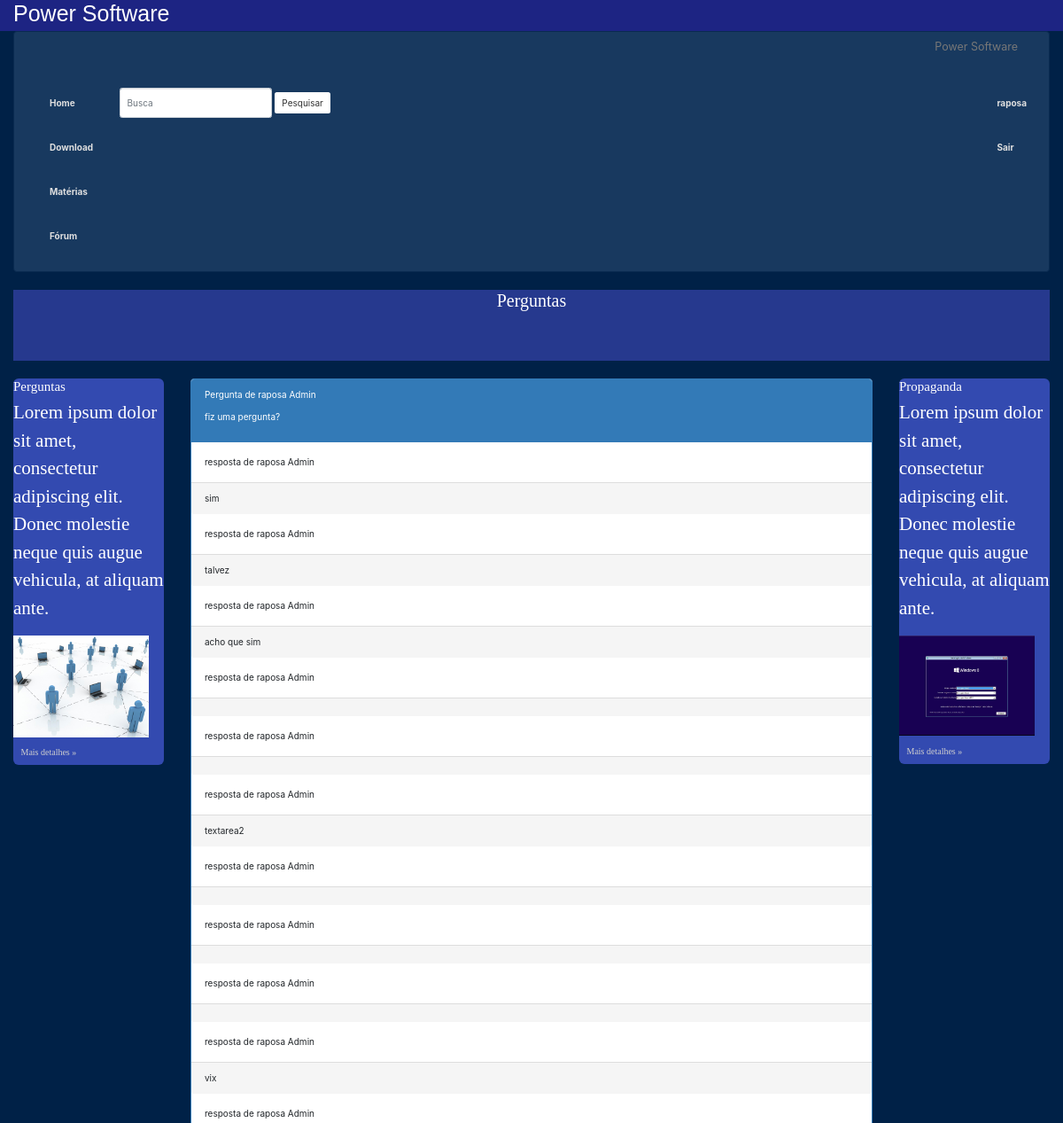
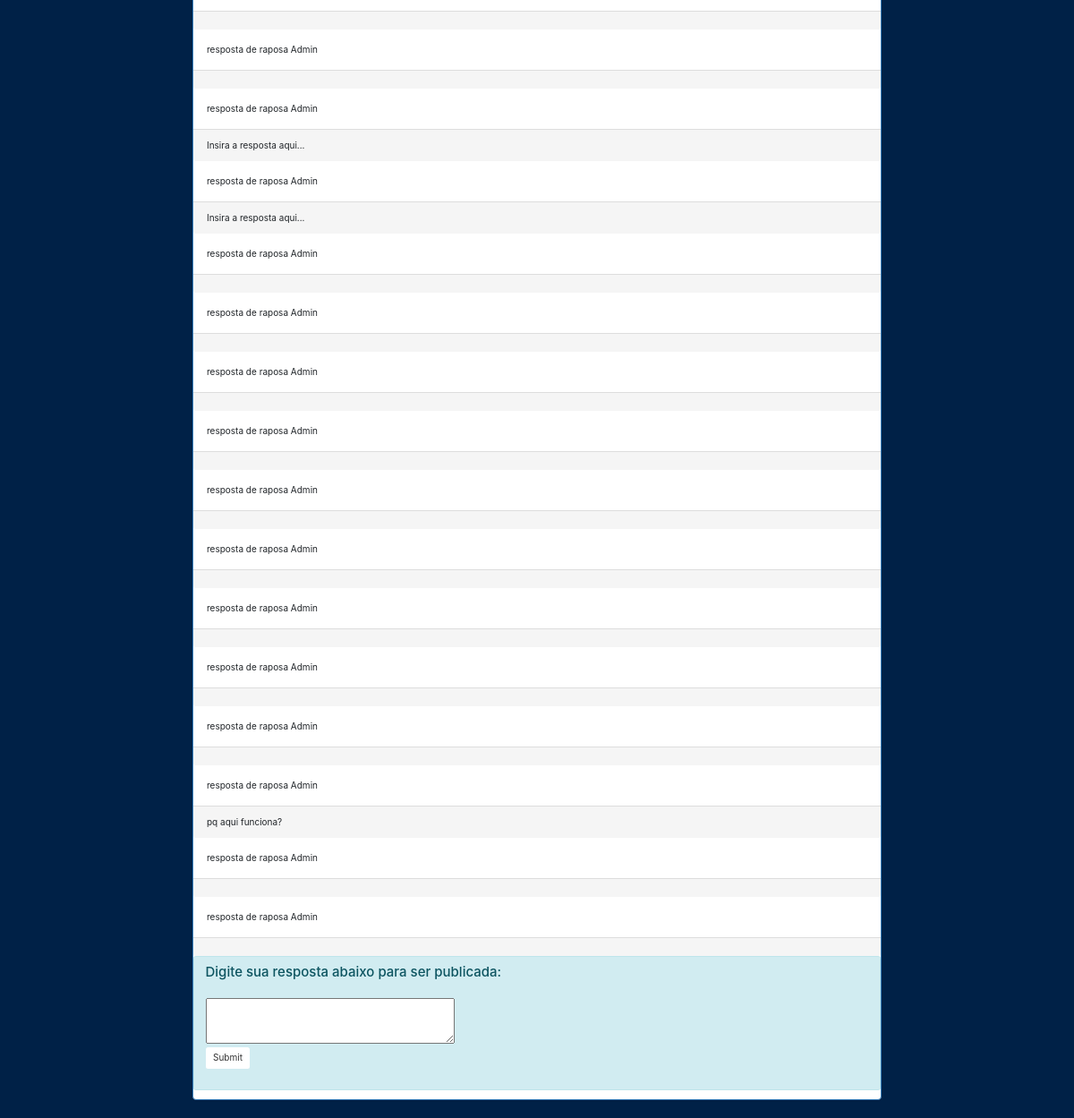
/respostas.php?id_pergunta=1 (signed in), run on the app's committed database (2 pictures, top to bottom).
### tables this page shows
CREATE TABLE `user` (
  `id_user` int(11) NOT NULL,
  `nome` varchar(60) NOT NULL,
  `email` varchar(60) NOT NULL,
  `senha` varchar(60) NOT NULL,
  `tipo_user_fk` int(3) NOT NULL
);

CREATE TABLE `pergunta` (
  `id_pergunta` int(11) NOT NULL,
  `conteudo_pergunta` varchar(200) NOT NULL,
  `id_user_fk` int(11) NOT NULL
);

CREATE TABLE `resposta` (
  `id_resposta` int(11) NOT NULL,
  `conteudo_resposta` varchar(600) NOT NULL,
  `id_user_fk` int(11) NOT NULL,
  `id_pergunta_fk` int(11) NOT NULL
);

### respostas.php (the view, shortened to what this page needs)
<!DOCTYPE html>
<html lang="en">
  <head>
    <link href="css/bootstrap.min.css" rel="stylesheet">
    <link href="css/style.css" rel="stylesheet">
	<link rel="stylesheet" href="https://maxcdn.bootstrapcdn.com/bootstrap/4.0.0-alpha.5/css/bootstrap.min.css">
    <link href="css/meucss.css" rel="stylesheet">
  </head>
  <body>
    <div class="container-fluid">
		<div class="row">
		<div class="col-md-12"  id="titulo">
		<h1>Power Software</h1>
		</div>
	</div>
	<div class="row">
		<div class="col-md-12">
			<nav class="navbar navbar-default" role="navigation">
				<div class="navbar-header">
					 <a class="navbar-brand" href="index.php">Power Software</a>
				</div>
				<div class="collapse navbar-collapse" id="bs-example-navbar-collapse-1">
					<ul class="nav navbar-nav">
						<li>
							<a href="index.php">Home</a>
						</li>
								<li>
									<a href="download.php">Download</a>
								</li>
								<li>
									<a href="materias.php">Matérias</a>
								</li>
								<li>
									<a href="forum.php">Fórum</a>
								</li>
								<li>
								</li>
							</ul>
					<form class="navbar-form navbar-left" role="search">
						<div class="form-group">
							<input type="text" class="form-control" placeholder="Busca">
						</div>
						<button type="submit" class="btn btn-default">
							Pesquisar
						</button>
					</form>
					<ul class="nav navbar-nav navbar-right">
						<li>
							<?php
									if(isset($_SESSION['senha'])== TRUE){
										if($_SESSION['user_type']==1){
											echo("<a href='tela_user_adm.php'>".$_SESSION['nome']."</a>");
										}else{
										echo("<a href='tela_user.php'>User</a>");
									}
									}else{
										echo("<a href='login.php'>Login</a>");
									}
									?>
								</li>
								<li>
								<?php
									if(isset($_SESSION['email']) == TRUE){
										echo("<a href='logout.php'>Sair</a>");
									}
								?>
						</li>
				</div>
			</nav>
			<div class="jumbotron" id="texto">
				<h2>
					Perguntas
				</h2>
			</div>
		</div>
	</div>
	<div class="row">
		<div class="col-md-2">
			<div class="jumbotron">
				<h4>
					Perguntas
				</h4>
				<p>
					Lorem ipsum dolor sit amet, consectetur adipiscing elit. Donec molestie neque quis augue vehicula, at aliquam ante.
				</p>
					<div class="post-content">
						<img src="img/redes.jpg">
					</div>
				<p>
					<a class="btn" href="materias.php">Mais detalhes »</a>
				</p>
			</div>
		</div>
		<div class="col-md-8">
				<?php
				require_once("conexao.php");
					$consultaPergunta = mysqli_query($conexao, "SELECT * FROM pergunta WHERE id_pergunta = '".$_GET['id_pergunta']."'");
					if (!$consultaPergunta) {
						$erro = mysqli_error($conexao);
						echo("$erro");
					}
					else
					{
						while ($row = mysqli_fetch_array($consultaPergunta, MYSQL_ASSOC)){
							$sqlUser = mysqli_query($conexao, 'SELECT * FROM user WHERE id_user = '.$row["id_user_fk"]);
							while ($rowUser = mysqli_fetch_array($sqlUser, MYSQL_ASSOC))
							{
								echo("<div class='panel panel-primary'>");
								$userType = "usuario";
									if($rowUser['tipo_user_fk'] == 1)
									{
										$userType = "Admin";
									}
									else if($rowUser['tipo_user_fk'] == 2)
									{
										$userType = "usuario";
									}
								echo ("<div class='panel-heading'><p>Pergunta de ".$rowUser["nome"]." <span class='tag tag-info'>".$userType."</span></p><p>".$row['conteudo_pergunta']."</p></div>");
							}
							$sqlRespostas = mysqli_query($conexao, 'SELECT id_resposta, conteudo_resposta, id_user_fk, tipo_user_fk, nome FROM resposta, user WHERE id_user_fk = id_user AND id_pergunta_fk = '.$row["id_pergunta"]);
								while ($rowResposta = mysqli_fetch_array($sqlRespostas, MYSQL_ASSOC))
								{
									$userType = "usuario";
									if($rowResposta['tipo_user_fk'] == 1)
									{
										$userType = "Admin";
									}
									else if($rowResposta['tipo_user_fk'] == 2)
									{
										$userType = "usuario";
									}
									echo("<div class='panel-body'>resposta de ".$rowResposta['nome']." <span class='tag tag-info'>".$userType."</span></div><div class='panel-footer'>".$rowResposta['conteudo_resposta']."</div>");
								}
								echo("<div class='alert alert-info'>
								<form action='processar_resposta.php' id='enviarResposta' method='post'>
								<h4 class='f'>Digite sua resposta abaixo para ser publicada:</h4></br>
								<textarea name='res' rows='3' cols='40' form='enviarResposta'></textarea></br>
								<input type='hidden' name='user_id' value='".$_SESSION['id']."'>
								<input type='hidden' name='pergunta_id' value='".$row["id_pergunta"]."'>
								<input type='submit' class='btn btn-default'/>
								</form></br>
								</div>");
								echo("</div>");
						}
					}
				?>
		</div>
		<div class="col-md-2">
			<div class="jumbotron">
				<h4>
					Propaganda
				</h4>
				<p>
					Lorem ipsum dolor sit amet, consectetur adipiscing elit. Donec molestie neque quis augue vehicula, at aliquam ante.
				</p>
				<div class="post-content">
						<img src="img/17.jpg">
				</div>
				<p>
					<a class="btn" href="materias.php">Mais detalhes »</a>
				</p>
		</div>
	</div>
</div>
  </body>
</html>

### css/meucss.css (style rules this page uses)
.f { color:#FFFFFF }
#titulo { font-family: Arial; background-color:#1D2483; color:white; }
#texto { text-align: center; }
body { background-color:#1446B0; }
.row { background-color:#002147; }
.jumbotron { background-color:#334AB0; color: white; font-family: "Urban Elegance Bold"; padding: 0px !important; width: auto; height: auto; }
.post-content { max-width:90%; }
.post-content img { max-width:100% ; }
.jumbotron a { color:#cecece; }
.jumbotron > h2 { background-color:#26398e; text-align:center; height:80px; //margin:-60px; }
.navbar-default { background-color: #18395F; border-color: #092A50; }
.navbar-default .navbar-nav>li>a:focus, .navbar-default .navbar-nav>li>a { color: #E0E0E0; background-color: transparent; font-weight:bold; }

### data on the page
pergunta: conteudo_pergunta "fiz uma pergunta?"
user: nome "raposa", tipo_user_fk "Admin"
resposta: user.nome "raposa", user.tipo_user_fk "Admin", conteudo_resposta "sim"
resposta: user.nome "raposa", user.tipo_user_fk "Admin", conteudo_resposta "talvez"
resposta: user.nome "raposa", user.tipo_user_fk "Admin", conteudo_resposta "acho que sim"
resposta: user.nome "raposa", user.tipo_user_fk "Admin"
resposta: user.nome "raposa", user.tipo_user_fk "Admin"
resposta: user.nome "raposa", user.tipo_user_fk "Admin", conteudo_resposta "textarea2"
resposta: user.nome "raposa", user.tipo_user_fk "Admin"
resposta: user.nome "raposa", user.tipo_user_fk "Admin"
resposta: user.nome "raposa", user.tipo_user_fk "Admin"
resposta: user.nome "raposa", user.tipo_user_fk "Admin", conteudo_resposta "vix"
resposta: user.nome "raposa", user.tipo_user_fk "Admin"
resposta: user.nome "raposa", user.tipo_user_fk "Admin"
resposta: user.nome "raposa", user.tipo_user_fk "Admin", conteudo_resposta "Insira a resposta aqui..."
resposta: user.nome "raposa", user.tipo_user_fk "Admin", conteudo_resposta "Insira a resposta aqui..."
resposta: user.nome "raposa", user.tipo_user_fk "Admin"
resposta: user.nome "raposa", user.tipo_user_fk "Admin"
resposta: user.nome "raposa", user.tipo_user_fk "Admin"
resposta: user.nome "raposa", user.tipo_user_fk "Admin"
resposta: user.nome "raposa", user.tipo_user_fk "Admin"
resposta: user.nome "raposa", user.tipo_user_fk "Admin"
resposta: user.nome "raposa", user.tipo_user_fk "Admin"
resposta: user.nome "raposa", user.tipo_user_fk "Admin"
resposta: user.nome "raposa", user.tipo_user_fk "Admin"
resposta: user.nome "raposa", user.tipo_user_fk "Admin", conteudo_resposta "pq aqui funciona?"
resposta: user.nome "raposa", user.tipo_user_fk "Admin"
resposta: user.nome "raposa", user.tipo_user_fk "Admin"

### other printed values
$_SESSION['nome'] "raposa"
